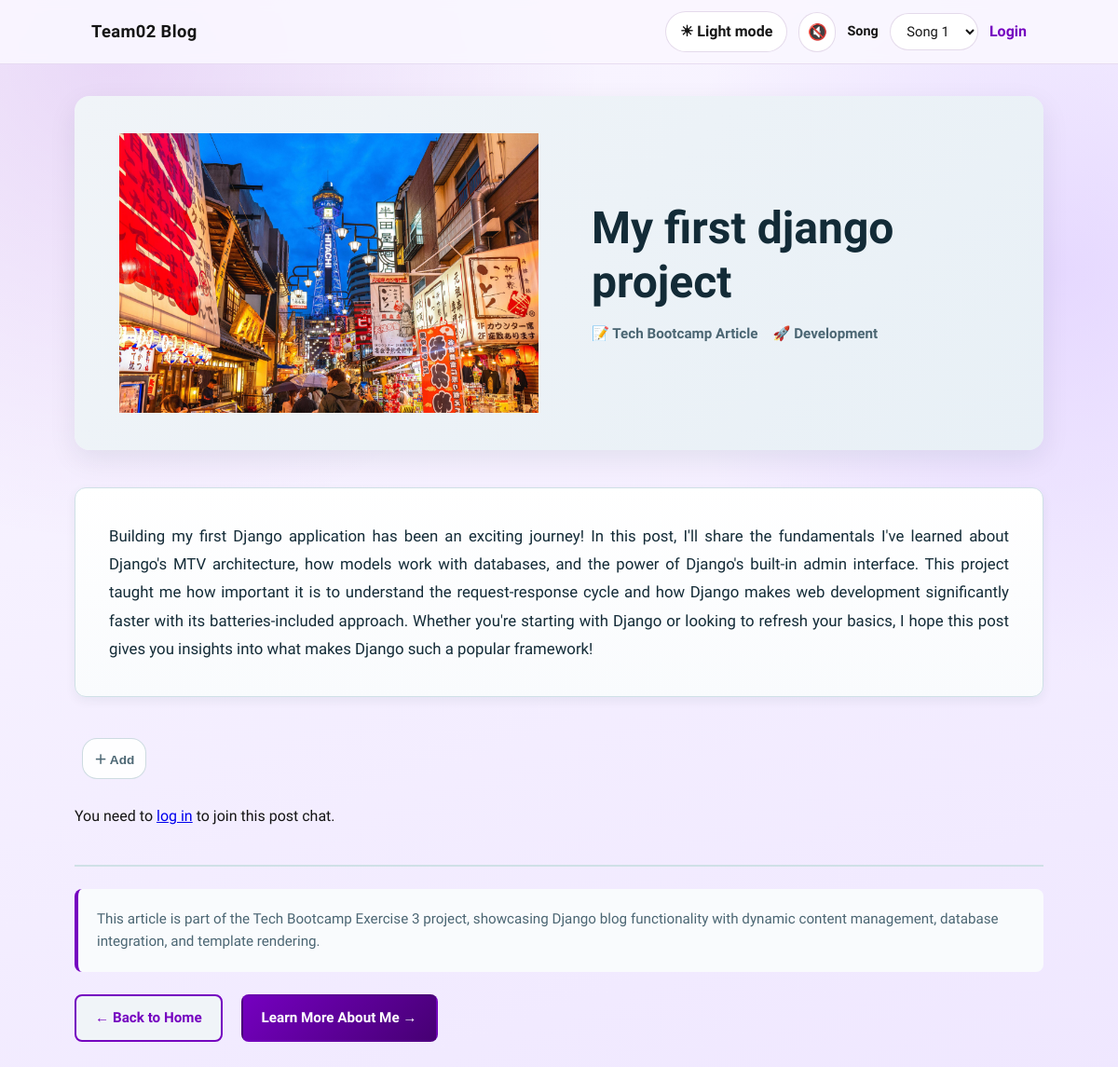
Page /posts/my-first-django-project on the earlier database version.
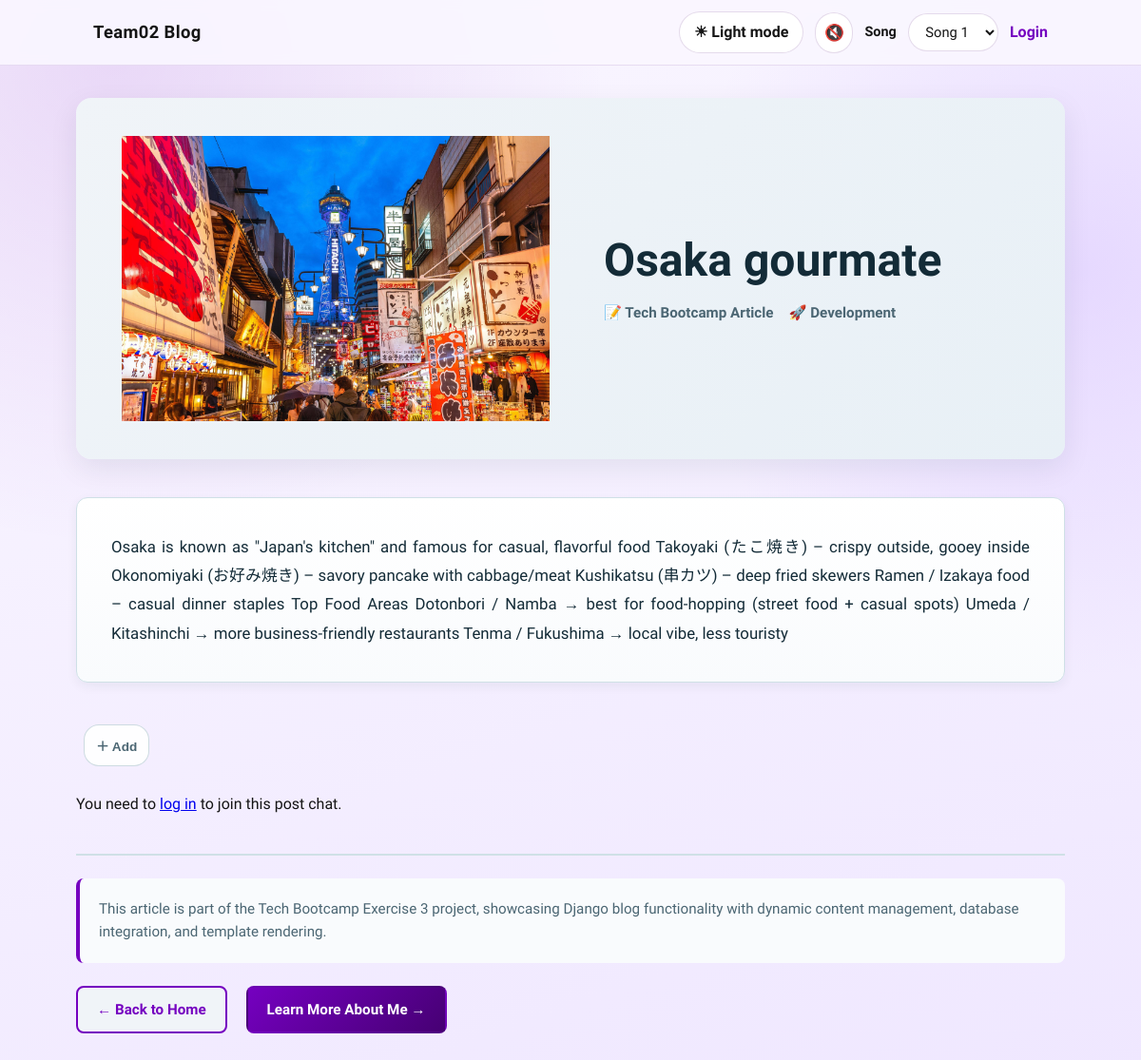
Same page on the later database version.
### blog/models.py (models this page shows, shortened)
class Post(models.Model):
    title = models.CharField(max_length=200)
    content = models.TextField()
    slug = models.SlugField(unique=True)
    publish_date = models.DateField(blank=True, null=True)

### blog/views.py (the view)
# urls.py: path("posts/<slug:slug>", views.post_details, name="post-details-page"), #/posts/my-first-post
def post_details(request, slug):
    post = get_object_or_404(Post, slug=slug)
    return render(request, "blog/post-detail.html", {
        "post": post
    })

### blog/templatetags/emoji_reactions.py (called while the page is built)
@register.inclusion_tag("emoji_reactions/widget.html", takes_context=True)
def reaction_widget(context, obj):
    request = context.get("request")
    content_type = ContentType.objects.get_for_model(obj, for_concrete_model=False)
    object_session_key = build_object_session_key(content_type.pk, obj.pk)
    selected_reaction = None
    if request:
        _reaction_map, state = get_session_reaction_state(request, object_session_key)
        selected_reaction = state.get("reaction")
    return {
        "content_type_id": content_type.pk,
        "object_id": obj.pk,
        "next_url": request.get_full_path() if request else "/",
        "buttons": EmojiReaction.button_payload_for(obj),
        "selected_reaction": selected_reaction,
    }

### emoji_reactions/models.py (called while the page is built)
    @classmethod
    def button_payload_for(cls, obj):
        content_type = ContentType.objects.get_for_model(obj, for_concrete_model=False)
        reaction_counts = {
            r.emoji: r.count
            for r in cls.objects.filter(content_type=content_type, object_id=obj.pk)
        }
        return [
            {"emoji": emoji, "count": reaction_counts.get(emoji, 0)}
            for emoji in AVAILABLE_EMOJIS
        ]

### blog/templates/blog/post-detail.html (shortened to what this page needs)
{% extends "base.html" %}
{% load static %}
{% load emoji_reactions %}
{% block content %}
  <article class="post-detail">
    <div class="post-header">
      <div class="post-header-image">
        {% if post.slug == "my-first-django-project" %}
          <img src="{% static 'blog/pic.jpg' %}" alt="Osaka gourmate" class="post-hero-image">
        {% elif "django" in post.slug %}
          <img src="{% static 'blog/django-project.svg' %}" alt="Django project illustration" class="post-hero-image">
        {% elif "cybersecurity" in post.slug %}
          <img src="{% static 'blog/cybersecurity.svg' %}" alt="Cybersecurity illustration" class="post-hero-image">
        {% elif "tokyo" in post.slug or "osaka" in post.slug %}
          <img src="{% static 'blog/touzai.png' %}" alt="Tokyo and Osaka comparison" class="post-hero-image">
        {% else %}
          <img src="{% static 'blog/confused-dev.svg' %}" alt="Developer illustration" class="post-hero-image">
        {% endif %}
      </div>
      <div class="post-title-container">
        <h1 class="post-title">{{ post.title }}</h1>
        <div class="post-meta">
          <span class="post-date" aria-label="Published date">📝 Tech Bootcamp Article</span>
          <span class="post-category" aria-label="Category">🚀 Development</span>
        </div>
      </div>
    </div>
    <div class="post-content">
      <p class="post-body">
        {{ post.content }}
      </p>
    </div>
    <div class="post-reactions">
      {% reaction_widget post %}
    </div>
    {% if user.is_authenticated %}
      {% include "blog/post_chatbox.html" %}
    {% else %}
      <p>You need to <a href="{% url 'login' %}">log in</a> to join this post chat.</p>
    {% endif %}
    <div class="post-footer">
      <hr class="divider">
      <p class="post-description">
        This article is part of the Tech Bootcamp Exercise 3 project, showcasing Django blog functionality
        with dynamic content management, database integration, and template rendering.
      </p>
      <div class="post-navigation">
        <a href="{% url 'starting-page' %}" class="back-link">← Back to Home</a>
        <a href="{% url 'about-page' %}" class="related-link">Learn More About Me →</a>
      </div>
    </div>
  </article>
{% endblock %}

Differences in the rows shown:
changed Post: title "My first django project" → "Osaka gourmate"; content "Building my first Django application has been an exciting journey! In this post, I'll share the fundamentals I've learned about Django's MTV architecture, how models work with databases, and the power of Django's built-in admin interface. This project taught me how important it is to understand the request-response cycle and how Django makes web development significantly faster with its batteries-included approach. Whether you're starting with Django or looking to refresh your basics, I hope this post gives you insights into what makes Django such a popular framework!" → "Osaka is known as \"Japan's kitchen\" and famous for casual, flavorful food Takoyaki (たこ焼き) – crispy outside, gooey inside Okonomiyaki (お好み焼き) – savory pancake with cabbage/meat Kushikatsu (串カツ) – deep fried skewers Ramen / Izakaya food – casual dinner staples Top Food Areas Dotonbori / Namba → best for food-hopping (street food + casual spots) Umeda / Kitashinchi → more business-friendly restaurants Tenma / Fukushima → local vibe, less touristy"
